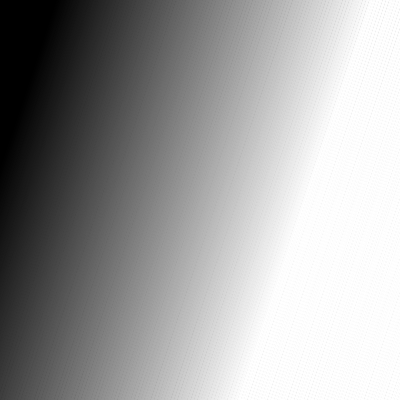
Frame 1 (no input)
Frame 60 (the mouse pressed at the canvas centre just before this capture): identical to frame 1, image omitted
Frame 120 (the mouse held since frame 60 and released just before this capture): identical to frame 1, image omitted

The Processing sketch that drew this single still picture (run headless with seeded random() and noise(); from frame 60 on, the mouse is pressed at the canvas centre):

// Processing sketch: sketch_151007b
// ── sketch_151007b.pde


void setup() {

  size(400, 400);


  //float arrowx = cos(aa);
  //float arrowy= sin(aa);
  //print(arrowx);
  //println(arrowy);

  //noLoop(); 
}

void draw() {

  int x1=0;
  int y1=0;
  int x2=300;
  int y2=100;
  int a=0;
  int b=width;
  int c=0;
  int d=255;
  float aa = atan2((y2-y1),(x2-x1));
  float aaa =degrees(aa);
  //println(aaa);
   background(c);
  for (float i=x1; i<=x2+width*1.2; i+=aa)
  {
 
    pushMatrix();
    translate(width/2, height/2); 
    rotate(aa);
    translate(-width/2, -height/2); 
    float m;
    //m= map(i, a, b, c, d);
    m= map(i, x1, x2, c, d);
    strokeWeight(aa*3);
    stroke(m);
    
    
    line(i, 0-height/2*aa, i, height+height/2*aa);
    popMatrix();
  }
  
  resetMatrix();
  
}
